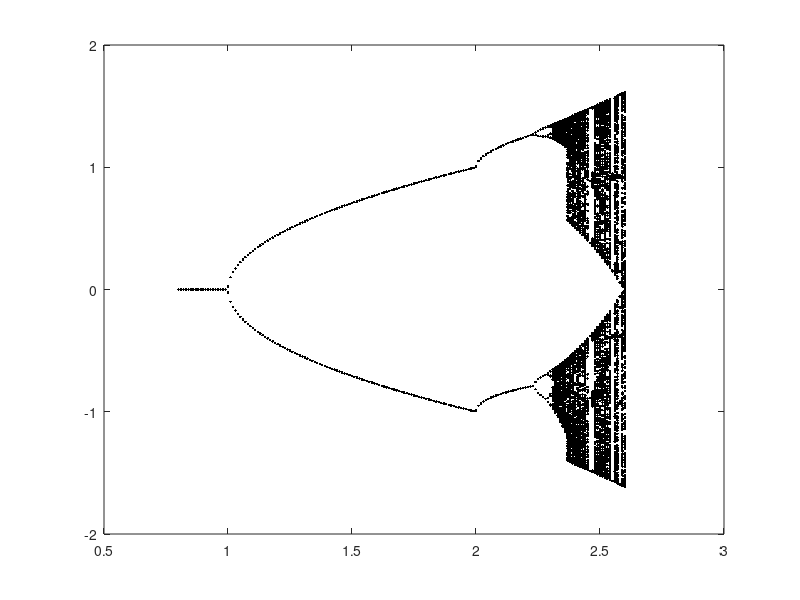

MATLAB code to generate this figure:
close all
clear all
solutionInterval = 1:1000;
rRange = 0.8:0.01:2.6;
x = 0.5* ones (1, length ( rRange ));
index = 1;
for r = rRange ;
for n = solutionInterval ;
x(n+1, index ) = -r*x(n, index ) + x(n, index )^3;
end
index = index + 1;
end
cutOff = 600;
x = x( cutOff :end ,:);
figure
plot(rRange ,x,'k.') %,' MarkerSize ' ,1)